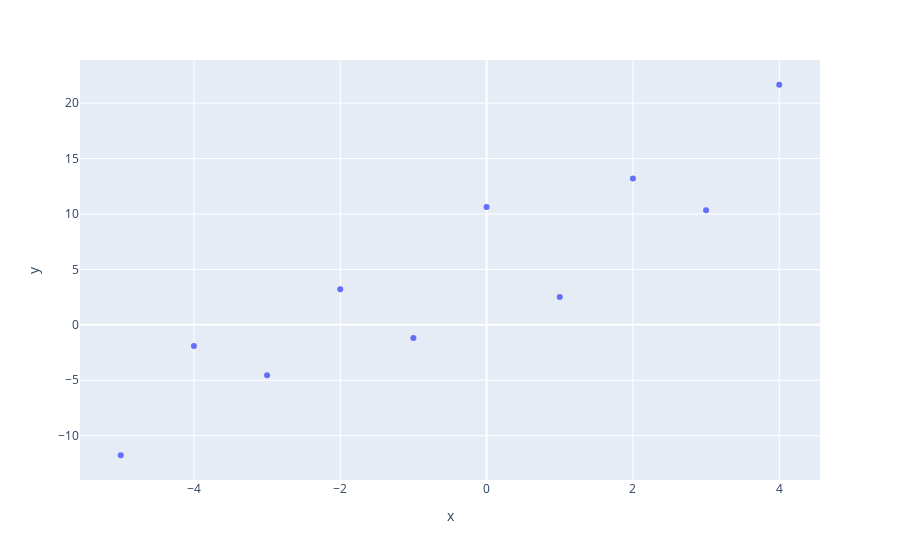

The notebook cell this image was saved under:
### Code cell
def linear_data_wnoise(mtrue, btrue, sigma, n):

    Xdata_r = torch.arange(-n//2, n//2).float()
    ydata_r = mtrue * Xdata_r + btrue + sigma*torch.randn(size=(len(Xdata_r),))
    Xdata = Xdata_r[:,None]
    ydata = ydata_r[:,None]

    return Xdata, ydata, Xdata_r, ydata_r

mtrue, btrue, sigma = 3.0, 4.0, 3.0
Xdata, ydata, Xdata_r, ydata_r = linear_data_wnoise(mtrue, btrue, sigma, 10)
px.scatter(x=Xdata_r, y=ydata_r)

### Figure 1 — Plotly figure (JSON) as saved in the notebook; plotly's stock layout.template omitted (floating-point values rounded to 4 significant figures)
{"data": [{"hovertemplate": "x=%{x}<br>y=%{y}<extra></extra>", "legendgroup": "", "marker": {"color": "#636efa", "symbol": "circle"}, "mode": "markers", "name": "", "orientation": "v", "showlegend": false, "type": "scatter", "x": [-5, -4, -3, -2, -1, 0, 1, 2, 3, 4], "xaxis": "x", "y": [-11.77, -1.911, -4.542, 3.212, -1.188, 10.63, 2.503, 13.19, 10.33, 21.66], "yaxis": "y"}], "layout": {"legend": {"tracegroupgap": 0}, "margin": {"t": 60}, "xaxis": {"anchor": "y", "domain": [0, 1], "title": {"text": "x"}}, "yaxis": {"anchor": "x", "domain": [0, 1], "title": {"text": "y"}}}}
